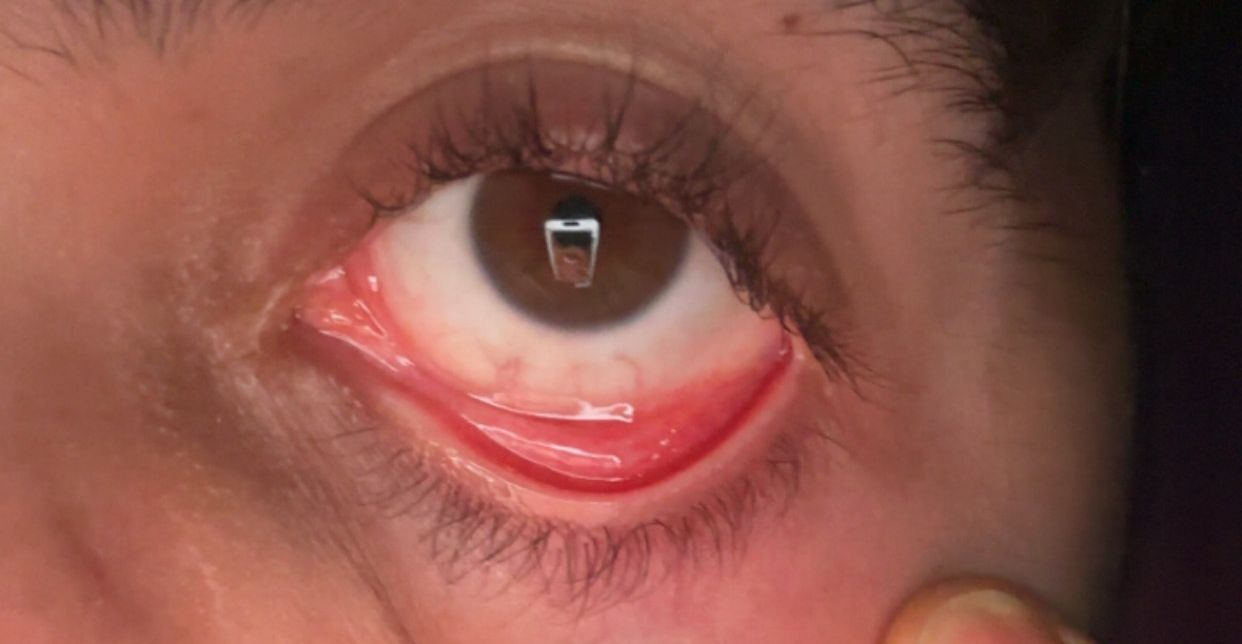
#> input picture test.jpg, 1242 x 644 px; its folder holds only this picture in this run
$ python -i preprocess.py   (imports and definitions only)
#> lines starting #> are read from the running program, lines starting #| are printed output that depends on the picture
#> further down, picture is the input picture: shape (644, 1242, 3); mean B, G, R 71.2, 81.2, 136.5
from PIL import Image
import os
os.environ["OPENCV_LOG_LEVEL"] = "ERROR"

import cv2
import numpy as np

# Base directory
BASE_DIR    = os.path.dirname(os.path.abspath(__file__))
DATASET_PATH = os.path.join(BASE_DIR, "dataset")

# FIX 1: was 128 — model expects 160x160
IMAGE_SIZE = 160

# Data containers
X = []
y = []

# Class labels
labels = {
    "anemic": 1,
    "normal": 0
}

# [2 lines not run here, left out]


# -------------------------------------------------------
# FIX 2: apply_clahe replaces cv2.convertScaleAbs
# Old: simple contrast stretch — different from training
# New: CLAHE on LAB space — matches train_model.py exactly
# -------------------------------------------------------
def apply_clahe(img_bgr):
    img_uint8 = np.uint8(img_bgr)
    lab = cv2.cvtColor(img_uint8, cv2.COLOR_BGR2LAB)
#> lab: shape (644, 1242, 3); mean of channels 0, 1, 2 102.4, 149.4, 143.6
    l, a, b = cv2.split(lab)
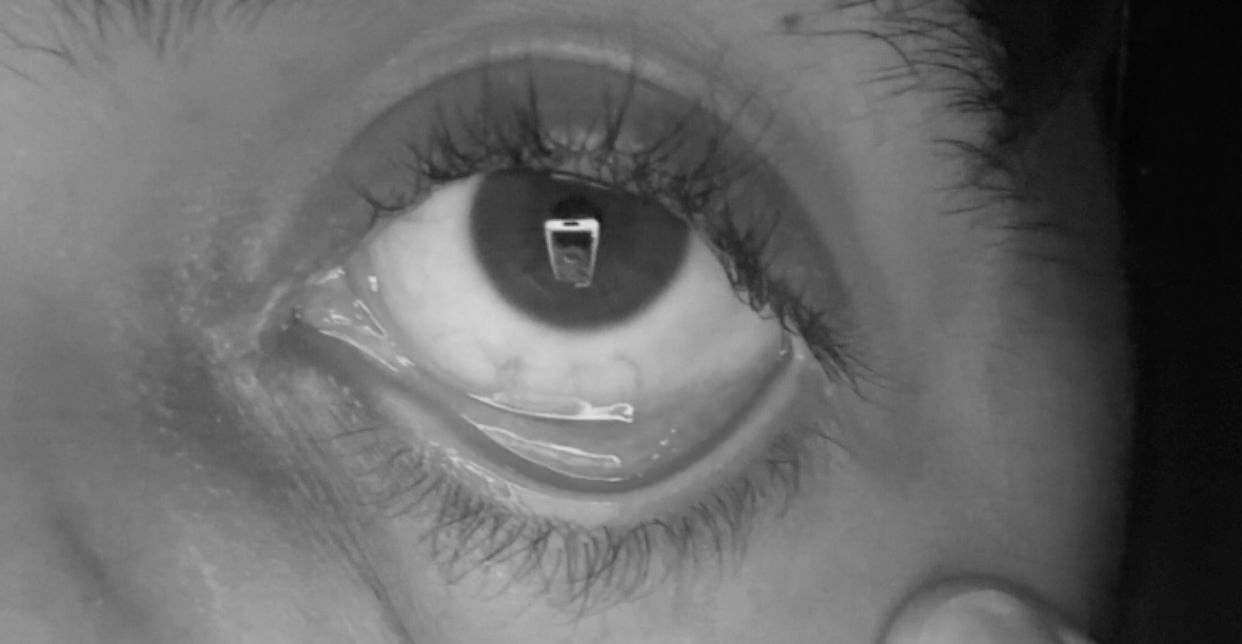
#> l: shape (644, 1242); min 2, max 232, mean 102.4
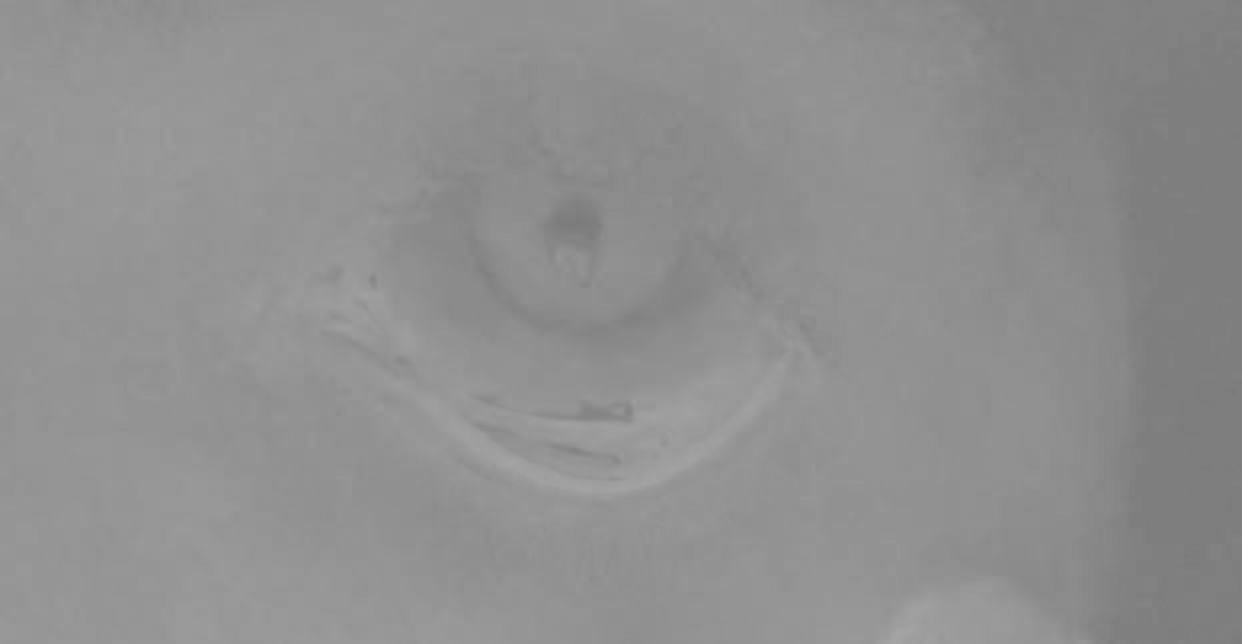
#> b: shape (644, 1242); min 121, max 165, mean 143.6
    clahe = cv2.createCLAHE(clipLimit=2.0, tileGridSize=(8, 8))
    l = clahe.apply(l)
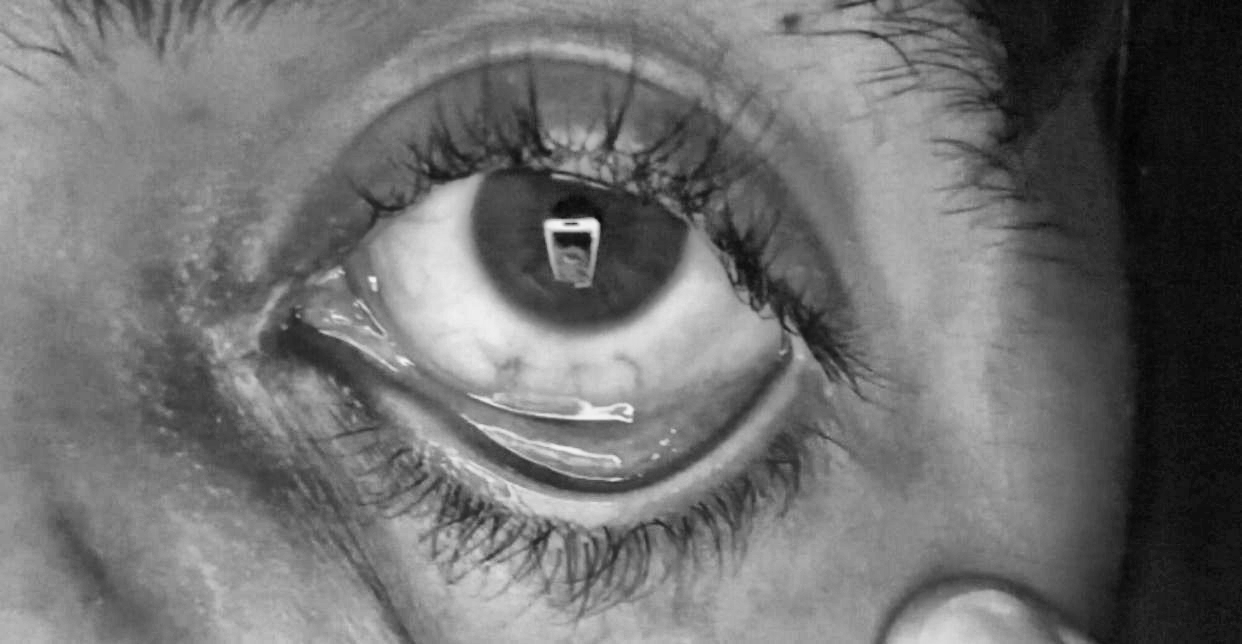
#> l: shape (644, 1242); min 2, max 245, mean 112
    lab = cv2.merge((l, a, b))
#> lab: shape (644, 1242, 3); mean of channels 0, 1, 2 112, 149.4, 143.6
    img_rgb = cv2.cvtColor(lab, cv2.COLOR_LAB2RGB)
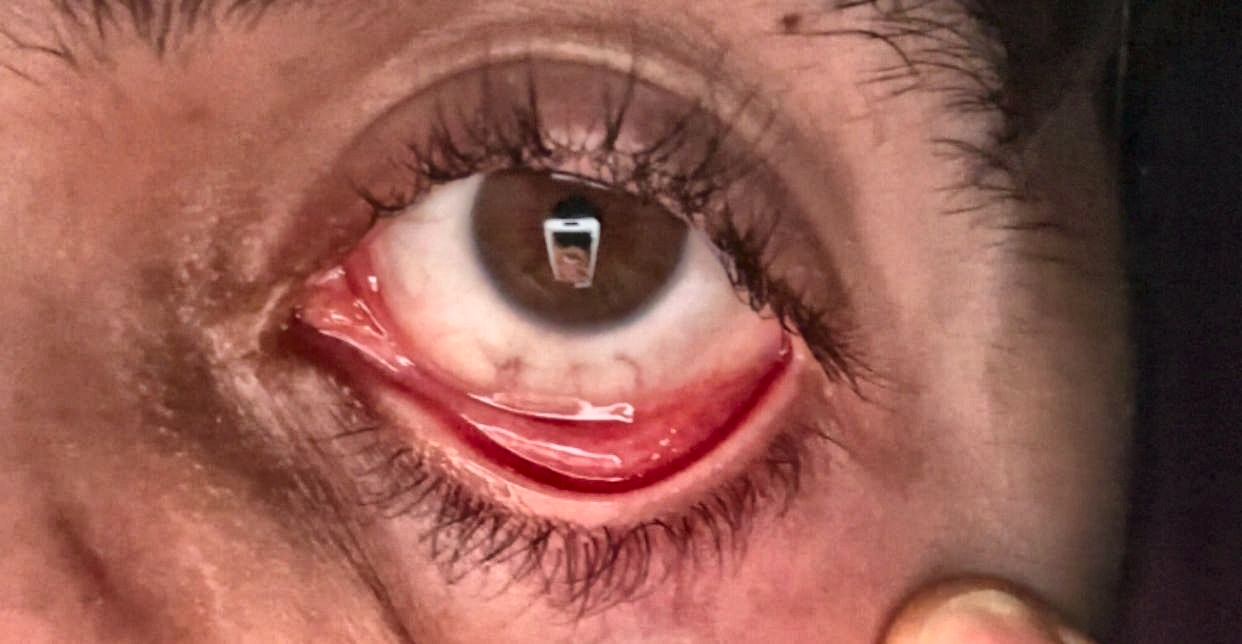
#> img_rgb: shape (644, 1242, 3); mean R, G, B 146.6, 90.7, 80.5
    return img_rgb / 255.0
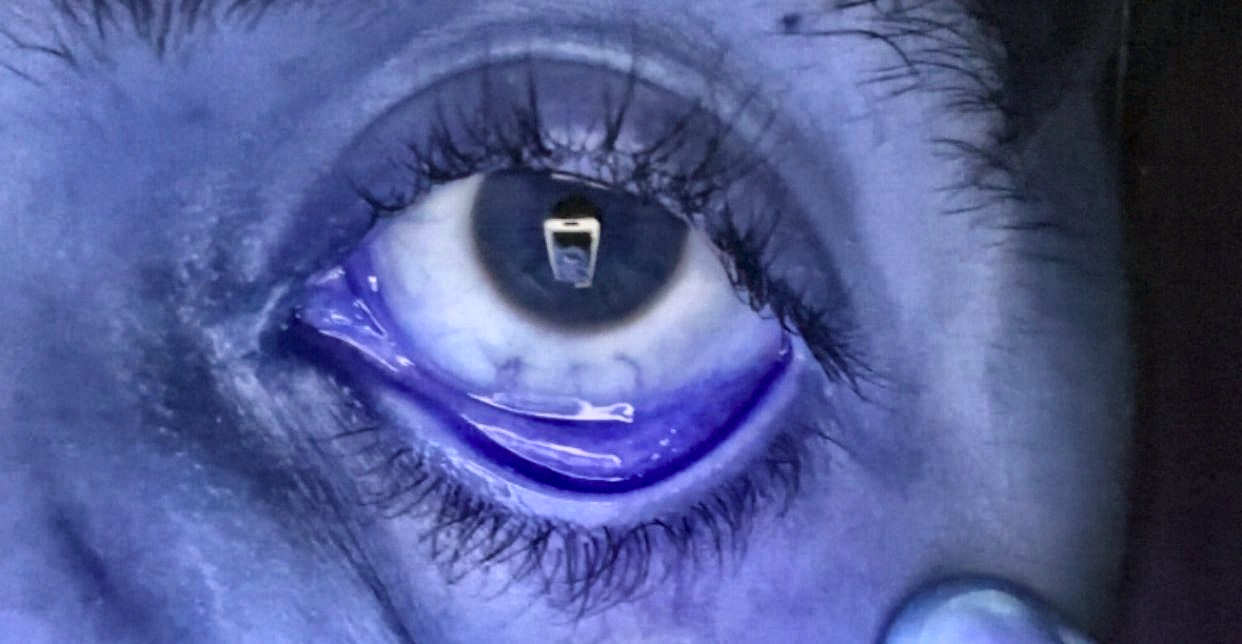
#> returned value: shape (644, 1242, 3) float64; mean of channels 0, 1, 2 0.575, 0.356, 0.316; drawn as B, G, R


# Loop through each class folder
# [39 lines not run here, left out]

# Convert to NumPy arrays
X = np.array(X, dtype=np.float32)
y = np.array(y, dtype=np.int32)

# Print summary
# [4 lines not run here, left out]

>>> import cv2
>>> picture = cv2.imread('test.jpg')
>>> result = apply_clahe(picture)
